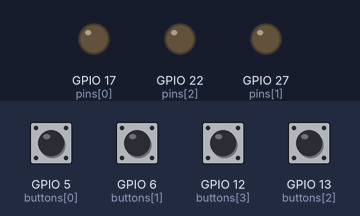
Bench run of a program on a simulated Raspberry Pi (BCM pin numbers). Shown: output pins drawn as LEDs (lit = HIGH). The inputs (shaded band) are chosen by the test bench; at power-on: GPIO 5 (buttons[0]), GPIO 6 (buttons[1]), GPIO 12 (buttons[3]), GPIO 13 (buttons[2]) LOW.

Above: at 1.2 s.
1.3 s: GPIO 5 (buttons[0]) pulled HIGH for 0.15 s
At 2.5 s:
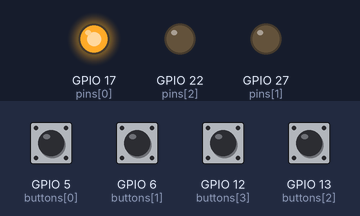
2.9 s: GPIO 6 (buttons[1]) pulled HIGH for 0.15 s
At 3.8 s:
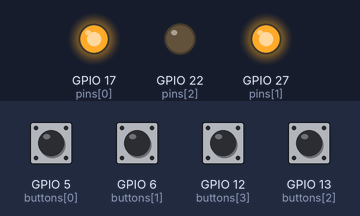
4.5 s: GPIO 13 (buttons[2]) pulled HIGH for 0.15 s
At 5.0 s:
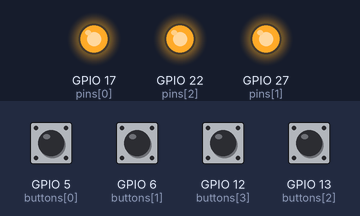
6.1 s: GPIO 5 (buttons[0]) pulled HIGH for 1 s
At 6.5 s:
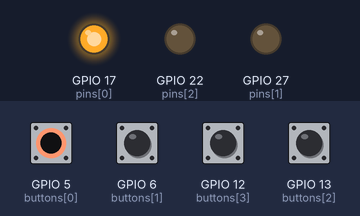
8.6 s: GPIO 6 (buttons[1]) pulled HIGH for 1 s
At 9.3 s:
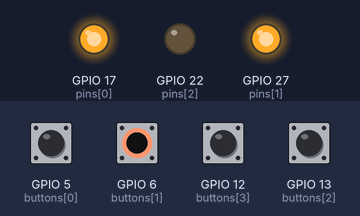
Timing chart, 0 to 11.6 s (numbered marks = the images above; inputs shaded):
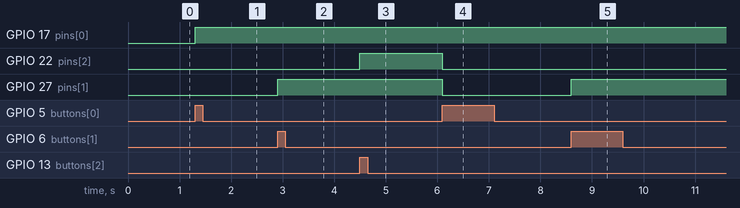

The program:

led_blink_with_buttons.py
```python
import RPi.GPIO as GPIO
GPIO.setmode(GPIO.BCM)

pins = [17,27,22]
buttons = [5,6,13,12]
conditions = [False,False,False,False]

for pin in pins:
    GPIO.setup(pin,GPIO.OUT)

for button in buttons:
    GPIO.setup(button,GPIO.IN,pull_up_down=GPIO.PUD_DOWN)

try:
    while True:
        conditions[0] = GPIO.input(buttons[0]) == 1
        conditions[1] = GPIO.input(buttons[1]) == 1
        conditions[2] = GPIO.input(buttons[2]) == 1
        conditions[3] = GPIO.input(buttons[3]) == 1
        if conditions[0]:
            GPIO.output(pins[0],1)
            GPIO.output(pins[1],0)
            GPIO.output(pins[2],0)
        elif conditions[1]:
            GPIO.output(pins[0],1)
            GPIO.output(pins[1],1)
            GPIO.output(pins[2],0)
        elif conditions[2]:
            GPIO.output(pins[0],1)
            GPIO.output(pins[1],1)
            GPIO.output(pins[2],1)
        elif conditions[3]:
            GPIO.output(pins[0],0)
            GPIO.output(pins[1],0)
            GPIO.output(pins[2],0)

except KeyboardInterrupt:
    GPIO.cleanup()
```

Measured:
- after the input at 1.3 s, GPIO 17 (pins[0]): LOW → HIGH at once
- after the input at 2.9 s, GPIO 27 (pins[1]): LOW → HIGH at once
- after the input at 4.5 s, GPIO 22 (pins[2]): LOW → HIGH at once
- after the input at 6.1 s, GPIO 22 (pins[2]), GPIO 27 (pins[1]): HIGH → LOW at once
- after the input at 8.6 s, GPIO 27 (pins[1]): LOW → HIGH at once
